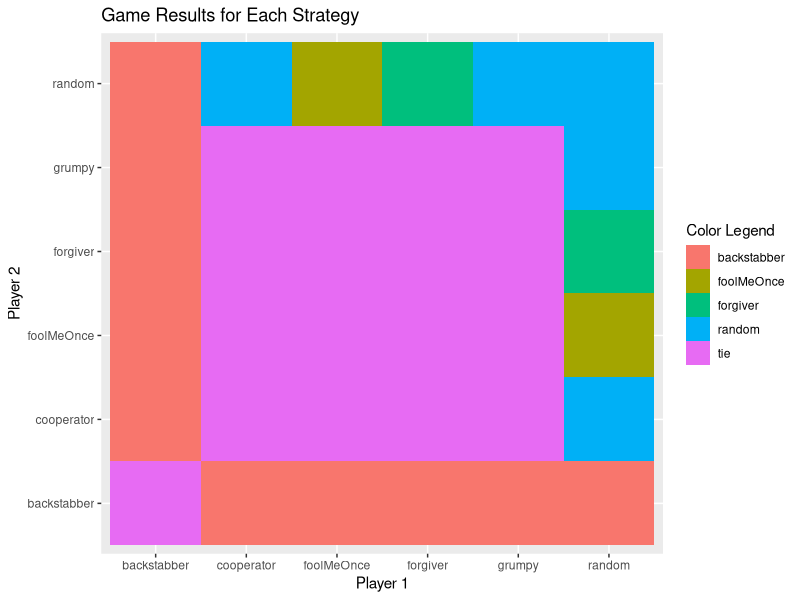
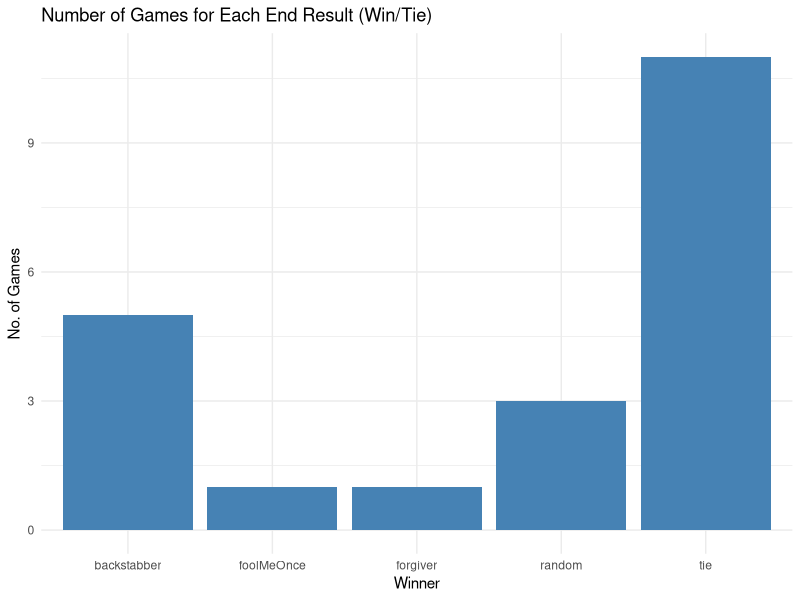

Reproduce these figures in R, in order.
## ---- chunk 1
knitr::opts_chunk$set(echo = TRUE)
knitr::opts_chunk$set(echo = TRUE, fig.path = "static")

# check for required packages and install if not already
list.of.packages <- c("tools", "roxygen2", "shiny", "dplyr", "ggvis", "progress")
new.packages <- list.of.packages[!(list.of.packages %in% installed.packages()[, "Package"])]
if (length(new.packages)) install.packages(new.packages)

# load libraries
library(tools) # needed for shiny app
library(readr) # read_csv()
library(dplyr) # dplyr()
library(ggplot2) # ggplot()


## ---- chunk 2
pd_data <- read_csv("Copy of prisoners_dilemma_data.xlsx - Sheet1.csv") |> 
  mutate(winner = case_when( # if you are interested, case_when() is a very useful
    score1 > score2 ~ player1, # function to create new variables. check out how it
    score1 < score2 ~ player2, # works by googling.
    score1 == score2 ~ "tie"
  ))

pd_data_un <- pd_data %>% 
  mutate("same" = ifelse(player1 == player2, 1, 0)) %>%
  filter(same != 1) 

player1_data <- pd_data |> select(player = player1, score = score1, opponent = player2)
player2_data <- pd_data |> select(player = player2, score = score2, opponent = player1)
player_data_long <- bind_rows(player1_data, player2_data)
## ---- chunk 3
# df of just players and winners
simplified_df <- pd_data %>% 
  select(player1, player2, winner)

# get inverse of df to have no white spots in heat map
df2 <- data.frame()
for (i in (1:nrow(pd_data))){
  player1 <- pd_data$player2[i]
  player2 <- pd_data$player1[i]
  winner <- pd_data$winner[i]
  
  df2 <- rbind(df2, data.frame(player1,player2,winner))
}

# combine dfs
heatmap_df <- rbind(simplified_df, df2)
  
# graph heatmap
heatmap_graph <- ggplot(heatmap_df, aes(x = player1, y = player2, fill = winner)) +
  geom_tile() +
  labs(x = "Player 1", y = "Player 2", fill = "Color Legend", title = "Game Results for Each Strategy") 

## ---- chunk 4
heatmap_graph
## ---- chunk 5
winner_counts <- pd_data %>% 
  count(winner) %>% 
  mutate(wins = n) %>% 
  select(winner, wins)

win_count_plot <- ggplot(data=winner_counts, aes(x=winner, y=wins)) +
  geom_bar(stat="identity", fill="steelblue")+
  theme_minimal() +
  labs(x="Winner", y="No. of Games", title="Number of Games for Each End Result (Win/Tie)")

abs_value <- pd_data %>% 
  mutate(difference = abs((score1 - score2)))

## ---- chunk 6
ggplot(data=winner_counts, aes(x=winner, y=wins)) +
  geom_bar(stat="identity", fill="steelblue")+
  theme_minimal() +
  labs(x="Winner", y="No. of Games", title="Number of Games for Each End Result (Win/Tie)")
